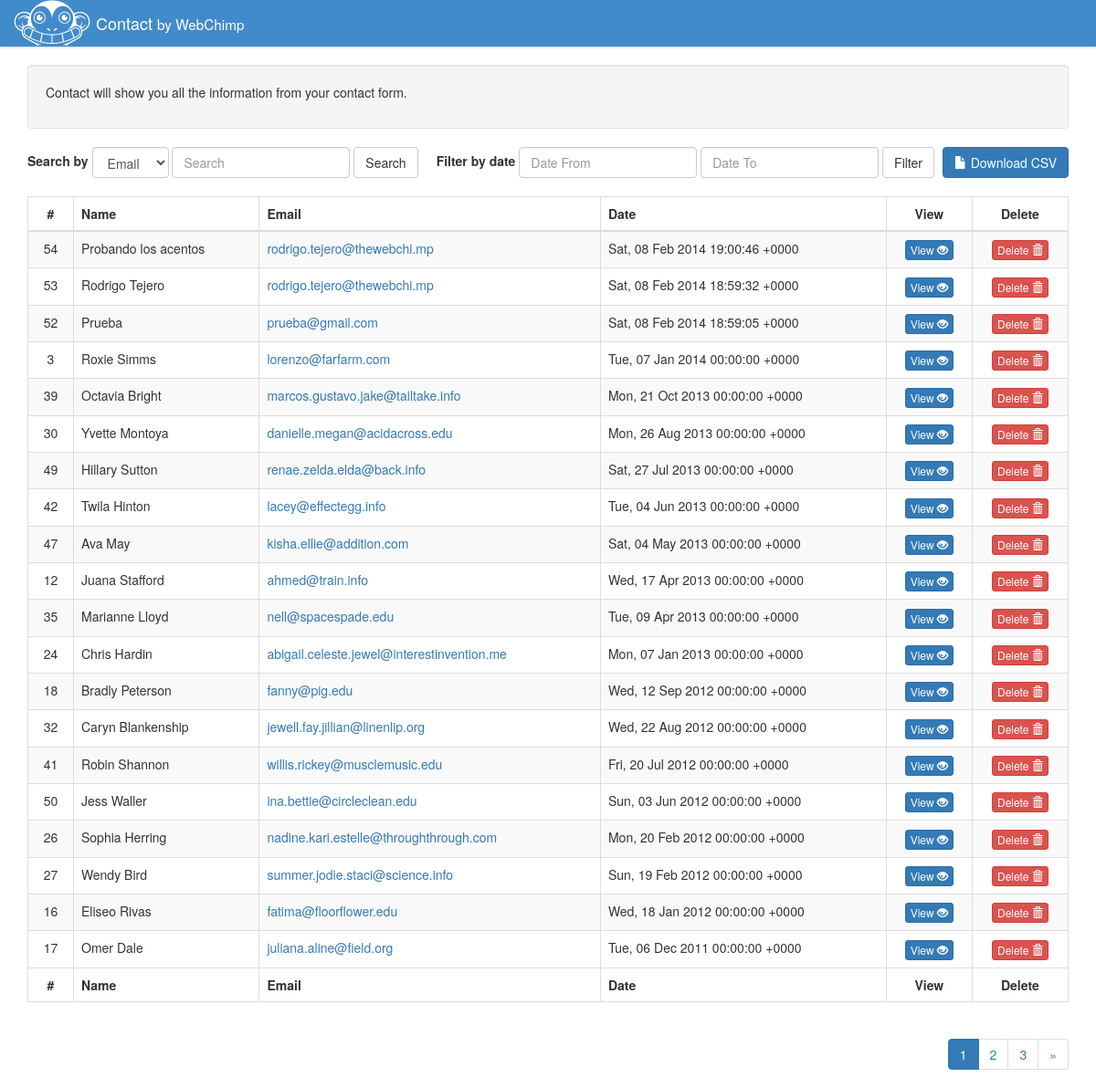
The app's page /contact.php, older data.
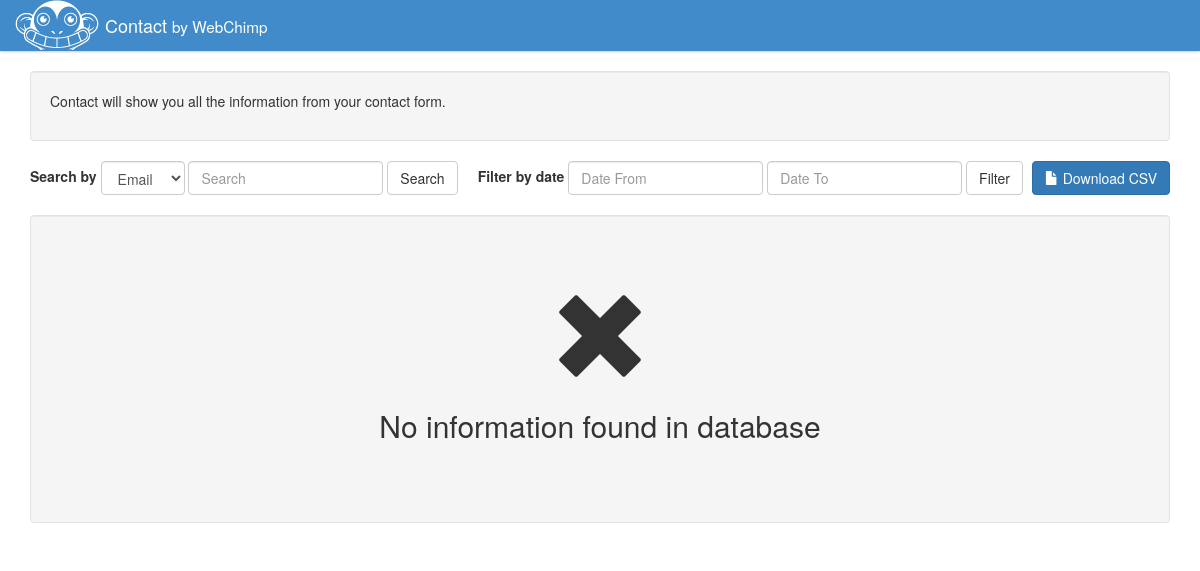
The same page, newer data.
### tables this page shows
CREATE TABLE "contact" (
"id"  INTEGER PRIMARY KEY AUTOINCREMENT NOT NULL,
"name"  TEXT NOT NULL,
"email"  TEXT NOT NULL,
"comments"  TEXT DEFAULT NULL,
"date"  TEXT NOT NULL
);

### contact.php (the view, shortened to what this page needs)
<?php
	$database_file = 'contact.sqlite';
	$rows_per_page = '20';
	try{ $dbh = new PDO("sqlite:{$database_file}"); }
	catch(PDOException $e){ echo $e->getMessage(); }
	$page = isset($_GET['page'])? $_GET['page']-1 : 0;
	$pagination_offset = $rows_per_page*$page;
	$contacts = $dbh->prepare("SELECT * FROM contact");
	$contacts->execute();
	$contacts = $contacts->fetchAll(PDO::FETCH_ASSOC);
	$row_count = count($contacts);
	$contacts = $dbh->prepare("SELECT * FROM contact ORDER BY date DESC LIMIT {$pagination_offset}, {$rows_per_page}");
	$contacts->execute();
	$contacts = $contacts->fetchAll(PDO::FETCH_ASSOC);
	$pagination = true;
	$filter_by = isset($_POST['search-by'])? $_POST['search-by'] : '';
	$filter_date_from = isset($_POST['filter-date-from'])? $_POST['filter-date-from'] : '';
	$filter_date_to = isset($_POST['filter-date-to'])? $_POST['filter-date-to'] : '';
	$num_pages = ceil($row_count/$rows_per_page);
?>
<!doctype html>
<html lang="en">
<head>
	<link href="//netdna.bootstrapcdn.com/bootstrap/3.1.0/css/bootstrap.min.css" rel="stylesheet">
	<link href="//cdnjs.cloudflare.com/ajax/libs/bootstrap-datepicker/1.3.0/css/datepicker.min.css" rel="stylesheet">
</head>
<body>
	<header class="navbar navbar-static-top bs-docs-nav" role="banner">
		<div class="container">
			<div class="navbar-header">
				<a class="navbar-brand" href="contact.php">Contact <small>by WebChimp</small></a>
			</div>
		</div>
	</header>
	<div id="content" class="bs-header">
		<div class="container">
			<div class="well">
				<p>Contact will show you all the information from your contact form.</p>
			</div>
		</div>
	</div>
	<div class="container">
		<form class="form-inline pull-left search-by" role="form" method="post">
			<div class="form-group">
				<label for="search-by">Search by</label>
				<select name="search-by" id="search-by" class="form-control">
					<option value="email" <?php echo $filter_by == 'email'? 'selected="selected"' : ''; ?>>Email</option>
				</select>
				<input type="text" name="search-email" class="form-control" id="search-email" placeholder="Search" value="<?php echo isset($_POST['search-email'])? $_POST['search-email'] : ''; ?>">
			</div>
			<button type="submit" class="btn btn-default">Search</button>
		</form>
		<form class="form-inline pull-left filter-date" role="form" method="post">
			<div class="form-group">
				<label for="filter-date-from">Filter by date</label>
				<input type="text" name="filter-date-from" class="date-input form-control" id="filter-date-from" placeholder="Date From" value="<?php echo $filter_date_from? $filter_date_from : ''; ?>">
			</div>
			<div class="form-group">
				<input type="text" name="filter-date-to" class="date-input form-control" id="filter-date-to" placeholder="Date To" value="<?php echo $filter_date_to? $filter_date_to : ''; ?>">
			</div>
			<button type="submit" class="btn btn-default">Filter</button>
		</form>
		<div class="buttons pull-right">
			<a href="contact.php?csv=1" class="btn btn-primary"><span class="glyphicon glyphicon-file"></span> Download CSV</a>
		</div>
		<?php if($row_count): ?>
		<table class="table table-striped table-bordered table-hover">
			<thead>
				<tr>
					<th class=" table-id align-center">#</th>
					<th>Name</th>
					<th>Email</th>
					<th>Date</th>
					<th class="table-action align-center">View</th>
					<th class="table-action align-center">Delete</th>
				</tr>
			</thead>
			<tbody>
				<?php foreach($contacts as $contact): ?>
				<tr>
					<td class="contact-id align-center"><?php echo $contact['id']; ?></td>
					<td class="contact-name"><?php echo $contact['name']; ?></td>
					<td class="contact-email"><a href="mailto:<?php echo $contact['email']; ?>"><?php echo $contact['email']; ?></a></td>
					<td class="contact-date"><?php echo date('r', strtotime($contact['date'])); ?></td>
					<td class="align-center">
						<button type="button" class="btn btn-primary btn-xs contact-view">View <span class="glyphicon glyphicon-eye-open"></span></button>
					</td>
					<td class="align-center"><button type="button" class="btn btn-danger btn-xs contact-delete">Delete <span class="glyphicon glyphicon-trash"></span></button></td>
				</tr>
				<?php endforeach; ?>
			</tbody>
			<tfoot>
				<tr>
					<th class="align-center">#</th>
					<th>Name</th>
					<th>Email</th>
					<th>Date</th>
					<th class="align-center">View</th>
					<th class="align-center">Delete</th>
				</tr>
			</tfoot>
		</table>
		<?php if($pagination): ?>
			<ul class="pagination pull-right">
				<?php for($i = 0; $i < $num_pages; $i++): ?>
					<li <?php echo $page == $i? 'class="active"' : ''; ?>><a href="contact.php?page=<?php echo $i+1; ?>"><?php echo $i+1; ?></a></li>
				<?php endfor; ?>
				<?php if($page < $num_pages): ?>
					<li><a href="contact.php?page=<?php echo $page+2; ?>">&raquo;</a></li>
				<?php endif; ?>
			</ul>
		<?php endif; ?>
		<?php  else: ?>
			<div class="no-found well">
				<span class="glyphicon glyphicon-remove icon"></span>
				<h2>No information found in database</h2>
			</div>
		<?php endif; ?>
	</div>
</body>
</html>

### contact.php (style rules this page uses)
header { background: #428BCA; box-shadow: 0 1px 2px rgba(0, 0, 0, 0.2); }
header a { color: white; }
header .container { height: 50px; padding-left: 90px; }
.buttons { padding-bottom: 20px; }
.search-by { margin-right: 20px; }
.no-found { clear: both; padding: 70px 0; text-align: center; }
.no-found .icon { font-size: 100px; margin-bottom: -20px; }
.align-center { text-align: center; }
.table-id { width: 50px; }

Row changes from the older to the newer data that the page shows:
removed contact: id "54", name "Probando los acentos", email "rodrigo.tejero@thewebchi.mp", date "Sat, 08 Feb 2014 19:00:46 +0000"
removed contact: id "53", name "Rodrigo Tejero", email "rodrigo.tejero@thewebchi.mp", date "Sat, 08 Feb 2014 18:59:32 +0000"
removed contact: id "52", name "Prueba", email "prueba@gmail.com", date "Sat, 08 Feb 2014 18:59:05 +0000"
removed contact: id "3", name "Roxie Simms", email "lorenzo@farfarm.com", date "Tue, 07 Jan 2014 00:00:00 +0000"
removed contact: id "39", name "Octavia Bright", email "marcos.gustavo.jake@tailtake.info", date "Mon, 21 Oct 2013 00:00:00 +0000"
removed contact: id "30", name "Yvette Montoya", email "danielle.megan@acidacross.edu", date "Mon, 26 Aug 2013 00:00:00 +0000"
removed contact: id "49", name "Hillary Sutton", email "renae.zelda.elda@back.info", date "Sat, 27 Jul 2013 00:00:00 +0000"
removed contact: id "42", name "Twila Hinton", email "lacey@effectegg.info", date "Tue, 04 Jun 2013 00:00:00 +0000"
removed contact: id "47", name "Ava May", email "kisha.ellie@addition.com", date "Sat, 04 May 2013 00:00:00 +0000"
removed contact: id "12", name "Juana Stafford", email "ahmed@train.info", date "Wed, 17 Apr 2013 00:00:00 +0000"
removed contact: id "35", name "Marianne Lloyd", email "nell@spacespade.edu", date "Tue, 09 Apr 2013 00:00:00 +0000"
removed contact: id "24", name "Chris Hardin", email "abigail.celeste.jewel@interestinvention.me", date "Mon, 07 Jan 2013 00:00:00 +0000"
removed contact: id "18", name "Bradly Peterson", email "fanny@pig.edu", date "Wed, 12 Sep 2012 00:00:00 +0000"
removed contact: id "32", name "Caryn Blankenship", email "jewell.fay.jillian@linenlip.org", date "Wed, 22 Aug 2012 00:00:00 +0000"
removed contact: id "41", name "Robin Shannon", email "willis.rickey@musclemusic.edu", date "Fri, 20 Jul 2012 00:00:00 +0000"
removed contact: id "50", name "Jess Waller", email "ina.bettie@circleclean.edu", date "Sun, 03 Jun 2012 00:00:00 +0000"
removed contact: id "26", name "Sophia Herring", email "nadine.kari.estelle@throughthrough.com", date "Mon, 20 Feb 2012 00:00:00 +0000"
removed contact: id "27", name "Wendy Bird", email "summer.jodie.staci@science.info", date "Sun, 19 Feb 2012 00:00:00 +0000"
removed contact: id "16", name "Eliseo Rivas", email "fatima@floorflower.edu", date "Wed, 18 Jan 2012 00:00:00 +0000"
removed contact: id "17", name "Omer Dale", email "juliana.aline@field.org", date "Tue, 06 Dec 2011 00:00:00 +0000"
Text that changed along with them:
text no longer shown: "# Name Email Date View Delete # Name Email Date View Delete »"
text now shown: "No information found in database"
list line gone: "1"
list line gone: "2"
list line gone: "3"
